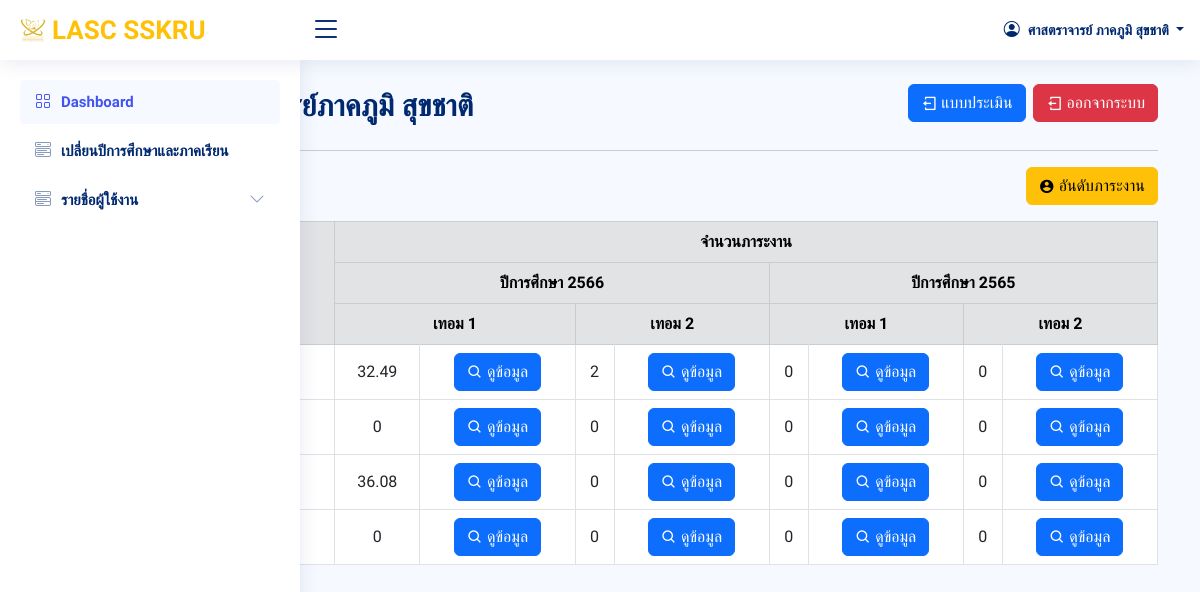
/index_admin.php?page=admin/dashboard (signed in), run on the app's committed database.
### tables this page shows
CREATE TABLE `users` (
  `userId` int(20) NOT NULL,
  `academic_rank` varchar(50) NOT NULL,
  `nametitle` varchar(50) NOT NULL,
  `firstname` varchar(50) NOT NULL,
  `lastname` varchar(50) NOT NULL,
  `branch` varchar(50) NOT NULL,
  `email` varchar(50) NOT NULL,
  `password` varchar(255) NOT NULL,
  `urole` varchar(50) NOT NULL,
  `isAdmin` varchar(10) NOT NULL,
  `created_at` timestamp NOT NULL DEFAULT current_timestamp()
);

CREATE TABLE `term_year` (
  `id` int(1) NOT NULL,
  `term` int(1) NOT NULL,
  `year` int(4) NOT NULL
);

CREATE TABLE `vadmin` (
  `userId` varchar(50) NOT NULL,
  `id` int(20) NOT NULL,
  `term` int(1) NOT NULL,
  `year` int(4) NOT NULL,
  `academic_rank` varchar(50) NOT NULL,
  `nametitle` varchar(50) NOT NULL,
  `firstname` varchar(50) NOT NULL,
  `lastname` varchar(50) NOT NULL,
  `amount_work` float NOT NULL
);

### admin/dashboard.php (the view, shortened to what this page needs)
<?php
    require "config/db.php";
    $found = false;
?>
<?php
    $stmt = $conn->query("SELECT * FROM `term_year` where id = 1");
    $stmt->execute();
    $term_year = $stmt->fetch();
    $year = $term_year['year'];
    $term = $term_year['term'];
    $stmt = $conn->query("SELECT * FROM vadmin WHERE `year` = '$year' AND term = '$term' ORDER BY amount_work DESC");
    $stmt->execute();
    $ranks = $stmt->fetchAll();
    if (isset($_SESSION['userId'])) {
        $userId = $_SESSION['userId'];
        $stmt = $conn->query("SELECT * FROM users WHERE userId = '$userId'");
        $stmt->execute();
        $row = $stmt->fetch(PDO::FETCH_ASSOC);
    }
?>
<div class="container">
    <div class="d-flex justify-content-between align-items-center">
        <div class="pagetitle mt-3">
            <h1 style="font-size: 30px;">
            <?php
                if($row['academic_rank'] == 'ไม่มี'){
                    echo  $row['nametitle'] . $row['firstname'] . ' ' . $row['lastname'];
                }elseif(($row['academic_rank'] == 'ศาสตราจารย์' or $row['academic_rank'] == 'รองศาสตราจารย์' or $row['academic_rank'] == 'ผู้ช่วยศาสตราจารย์')and $row['nametitle'] == 'ดร.'){
                    echo $row['academic_rank'] . ' ' . $row['nametitle'] . ' ' .  $row['firstname'] . ' ' . $row['lastname'];
                }elseif(($row['academic_rank'] == 'ศาสตราจารย์' or $row['academic_rank'] == 'รองศาสตราจารย์' or $row['academic_rank'] == 'ผู้ช่วยศาสตราจารย์')and ($row['nametitle'] == 'นาย' or $row['nametitle'] == 'นาง' or $row['nametitle'] == 'นางสาว')){
                    echo $row['academic_rank'] . $row['firstname'] . ' ' . $row['lastname'];
                }
            ?>
            </h1>
        </div>
        <div class="d-flex">
            <div class="icon d-flex align-items-center">
                <a href="index.php?page=users/dashboard" class="btn btn-primary d-flex align-items-center"><i class="ri-logout-box-line"></i> &nbsp;แบบประเมิน</a>
            </div>&nbsp;&nbsp;
            <div class="icon d-flex align-items-center">
                <a href="logout.php" class="btn btn-danger d-flex align-items-center"><i class="ri-logout-box-line"></i> &nbsp;ออกจากระบบ</a>
            </div>
        </div>
    </div>
    <hr>
    <div class="d-flex justify-content-end">
        <div class="d-inline justify-content-end">
            <button class="btn btn-warning mb-3" type="button" data-bs-toggle="modal" data-bs-target="#rank">
                <div class="icon d-flex">
                    <i class="ri-account-circle-fill"></i> &nbsp;
                    <div class="label">อันดับภาระงาน</div>
                </div>
            </button>
        </div>
    </div>
    <table class="table table-bordered text-center align-middle">
        <thead class="align-middle table-secondary">
            <tr>
                <th rowspan="3">ชื่อ</th>
                <th colspan="8">จำนวนภาระงาน</th>
            </tr>
            <tr>
                <th colspan="4">ปีการศึกษา <?= $year  ?></th>
                <th colspan="4">ปีการศึกษา <?= $year - 1 ?></th>
            </tr>
            <tr>
                <th colspan="2">เทอม 1</th>
                <th colspan="2">เทอม 2</th>
                <th colspan="2">เทอม 1</th>
                <th colspan="2">เทอม 2</th>
            </tr>
        </thead>
        <tbody>
            <?php
                $stmt = $conn->query("SELECT * FROM Vadmin WHERE `year` = '$year' and term = 1");
                $stmt->execute();
                $current_year_term1 = $stmt->fetchAll();
                $stmt = $conn->query("SELECT * FROM Vadmin WHERE `year` = '$year' and term = 2");
                $stmt->execute();
                $current_Year_term2 = $stmt->fetchAll();
                if (!$current_year_term1) {
                    echo "<tr><td colspan='8' class='text-center'>ไม่มีข้อมูล</td></tr>";
                } else {
                    foreach ($current_year_term1 as $CYT1) {
            ?>
                        <tr>
                            <td><?= $CYT1['nametitle'], $CYT1['firstname'], " ", $CYT1["lastname"] ?></td>
                            <td><?= $CYT1['amount_work'] ?></td>
                            <td>
                                <a href="?page=admin/dashboard&userId=<?= $CYT1['userId']; ?>&term=<?= $CYT1['term'] ?>&year=<?= $CYT1['year'] ?>" class="btn btn-primary">
                                    <div class="icon d-flex align-items-center">
                                        <i class="bx bx-search"></i> &nbsp;
                                        <div class="label">ดูข้อมูล</div>
                                    </div>
                                </a>
                            </td>
                            <?php foreach ($current_Year_term2 as $CYT2) {
                                $found = false;
                                if ($CYT2['nametitle'] == $CYT1['nametitle'] && $CYT2['firstname'] == $CYT1['firstname'] && $CYT2['lastname'] == $CYT1['lastname']) {
                                    $found = true;
                            ?>
                                    <td><?= $CYT2['amount_work'] ?></td>
                                    <td>
                                        <a href="?page=admin/dashboard&userId=<?= $CYT2['userId']; ?>&term=<?= $CYT2['term'] ?>&year=<?= $CYT2['year'] ?>" class="btn btn-primary">
                                            <div class="icon d-flex align-items-center">
                                                <i class="bx bx-search"></i> &nbsp;
                                                <div class="label">ดูข้อมูล</div>
                                            </div>
                                        </a>
                                    </td>
                            <?php break;} } ?>
                            <?php if (!$found) { ?>
                                <td>0</td>
                                <td>
                                    <a class="btn btn-primary">
                                        <div class="icon d-flex align-items-center">
                                            <i class="bx bx-search"></i> &nbsp;
                                            <div class="label">ดูข้อมูล</div>
                                        </div>
                                    </a>
                                </td>
                            <?php }
                                $found = false;
                            ?>
                            <?php if (!$found) { ?>
                                <td>0</td>
                                <td>
                                    <a class="btn btn-primary">
                                        <div class="icon d-flex align-items-center">
                                            <i class="bx bx-search"></i> &nbsp;
                                            <div class="label">ดูข้อมูล</div>
                                        </div>
                                    </a>
                                </td>
                            <?php }
                                $found = false;
                            ?>
                            <?php if (!$found) { ?>
                                <td>0</td>
                                <td>
                                    <a class="btn btn-primary">
                                        <div class="icon d-flex align-items-center">
                                            <i class="bx bx-search"></i> &nbsp;
                                            <div class="label">ดูข้อมูล</div>
                                        </div>
                                    </a>
                                </td>
                            <?php }
                                $found = false;
                            ?>
                        </tr>
            <?php } } ?>
        </tbody>
    </table>
</div>

### index_admin.php (shortened to what this page needs)
<?php
  require_once 'config/db.php';
  $userId = $_SESSION['userId'];
  if (isset($_SESSION['userId'])) {
    $stmt = $conn->query("SELECT * FROM users WHERE userId = '$userId'");
    $stmt->execute();
    $row = $stmt->fetch(PDO::FETCH_ASSOC);
  }
?>
<!DOCTYPE html>
<html lang="en">
<head>
  <link href="assets/vendor/bootstrap/css/bootstrap.min.css" rel="stylesheet">
  <link href="assets/vendor/bootstrap-icons/bootstrap-icons.css" rel="stylesheet">
  <link href="assets/vendor/boxicons/css/boxicons.min.css" rel="stylesheet">
  <link href="assets/vendor/quill/quill.snow.css" rel="stylesheet">
  <link href="assets/vendor/quill/quill.bubble.css" rel="stylesheet">
  <link href="assets/vendor/remixicon/remixicon.css" rel="stylesheet">
  <link href="assets/vendor/simple-datatables/style.css" rel="stylesheet">
  <link href="assets/css/style.css" rel="stylesheet">
</head>
<body>
  <header id="header" class="header fixed-top d-flex align-items-center">
    <div class="d-flex align-items-center justify-content-between">
      <a class="logo d-flex align-items-center">
        <img src="assets/img/logo_lasc1.png" alt="โลโก้คณะ">
        <span class="d-none d-lg-block" style="color: #ffc107;">LASC SSKRU</span>
      </a>
      <i class="bi bi-list toggle-sidebar-btn"></i>
    </div>
    <nav class="header-nav ms-auto">
      <ul class="d-flex align-items-center">
        <li class="nav-item dropdown pe-3">
          <a class="nav-link nav-profile d-flex align-items-center pe-0" href="#" data-bs-toggle="dropdown">
          <i class="bi bi-person-circle"></i>
            <span class="d-none d-md-block dropdown-toggle ps-2">
            <?php
                if($row['academic_rank'] == 'ไม่มี'){
                    echo  ' ' . $row['nametitle'] . ' ' .  $row['firstname'] . ' ' . $row['lastname'];
                }elseif($row['academic_rank'] == 'ศาสตราจารย์'){
                    echo $row['academic_rank'] . ' ' .  $row['firstname'] . ' ' . $row['lastname'];
                }elseif(($row['academic_rank'] == 'รองศาสตราจารย์' or $row['academic_rank'] == 'ผู้ช่วยศาสตราจารย์') and $row['nametitle'] == "ดร." ){
                    echo $row['academic_rank'] . ' ' . $row['nametitle'] . ' ' .  $row['firstname'] . ' ' . $row['lastname'];
                }else {
                    echo $row['academic_rank'] . ' ' .  $row['firstname'] . ' ' . $row['lastname'];
                }
            ?>
            </span>
          </a>
        </li>
      </ul>
    </nav>
  </header>
  <aside id="sidebar" class="sidebar">
    <ul class="sidebar-nav" id="sidebar-nav">
      <li class="nav-item">
        <a class="nav-link " href="index_admin.php?page=admin/dashboard">
          <i class="bi bi-grid"></i>
          <span>Dashboard</span>
        </a>
      </li>
      <li class="nav-item">
        <a class="nav-link collapsed" href="index_admin.php?page=admin/change_term_year">
          <i class="bi bi-menu-button-wide"></i>
          <span>เปลี่ยนปีการศึกษาและภาคเรียน</span>
        </a>
      </li>
      <li class="nav-item">
        <a class="nav-link collapsed" data-bs-target="#components-nav1" data-bs-toggle="collapse" href="#">
          <i class="bi bi-menu-button-wide"></i><span>รายชื่อผู้ใช้งาน</span><i class="bi bi-chevron-down ms-auto"></i>
        </a>
      </li>
    </ul>
  </aside>
  <main>
    <br>
    <br>
    <br>
    <?php
    $page = $_GET['page'];
    include $page . ('.php');
    ?>
  </main>
</body>
</html>

### assets/css/style.css (style rules this page uses)
:root { scroll-behavior: smooth; }
body { font-family: 'Kanit', sans-serif; background: #f6f9ff; color: #444444; }
a { color: #4154f1; text-decoration: none; }
h1, h2, h3, h4, h5, h6 { font-family: 'Kanit', sans-serif; }
.pagetitle { margin-bottom: 10px; }
.pagetitle h1 { font-size: 24px; margin-bottom: 0; font-weight: 600; color: #012970; }
.logo { line-height: 1; }
@media (min-width: 1200px) { .logo { width: 280px; } }
.logo img { max-height: 26px; margin-right: 6px; }
.logo span { font-size: 26px; font-weight: 700; font-family: 'Kanit', sans-serif; }
.header { transition: all 0.5s; z-index: 997; height: 60px; box-shadow: 0px 2px 20px rgba(1, 41, 112, 0.1); background-color: #fff; padding-left: 20px; }
.header .toggle-sidebar-btn { font-size: 32px; padding-left: 10px; cursor: pointer; color: #012970; }
.header-nav ul { list-style: none; }
.header-nav>ul { margin: 0; padding: 0; }
.header-nav .nav-profile { color: #012970; }
.header-nav .nav-profile span { font-size: 14px; font-weight: 600; }
.sidebar { position: fixed; top: 60px; left: 0; bottom: 0; width: 300px; z-index: 996; transition: all 0.3s; padding: 20px; overflow-y: auto; scrollbar-width: thin; scrollbar-color: #aab7cf transparent; box-shadow: 0px 0px 20px rgba(1, 41, 112, 0.1); background-color: #fff; }
.sidebar-nav { padding: 0; margin: 0; list-style: none; }
.sidebar-nav li { padding: 0; margin: 0; list-style: none; }
.sidebar-nav .nav-item { margin-bottom: 5px; }
.sidebar-nav .nav-link { display: flex; align-items: center; font-size: 15px; font-weight: 600; color: #4154f1; transition: 0.3; background: #f6f9ff; padding: 10px 15px; border-radius: 4px; }
.sidebar-nav .nav-link i { font-size: 16px; margin-right: 10px; color: #4154f1; }
.sidebar-nav .nav-link.collapsed { color: #012970; background: #fff; }
.sidebar-nav .nav-link.collapsed i { color: #899bbd; }
.sidebar-nav .nav-link .bi-chevron-down { margin-right: 0; transition: transform 0.2s ease-in-out; }

### data on the page
users: academic_rank "ศาสตราจารย์", firstname "ภาคภูมิ", lastname "สุขชาติ"
term_year: year "2566", $year-1 "2565"
vadmin: amount_work "32.49"
vadmin: amount_work "2"
vadmin: amount_work "0", shows "ดูข้อมูล"
vadmin: amount_work "36.08", shows "ดูข้อมูล"
vadmin: amount_work "0", shows "ดูข้อมูล"
